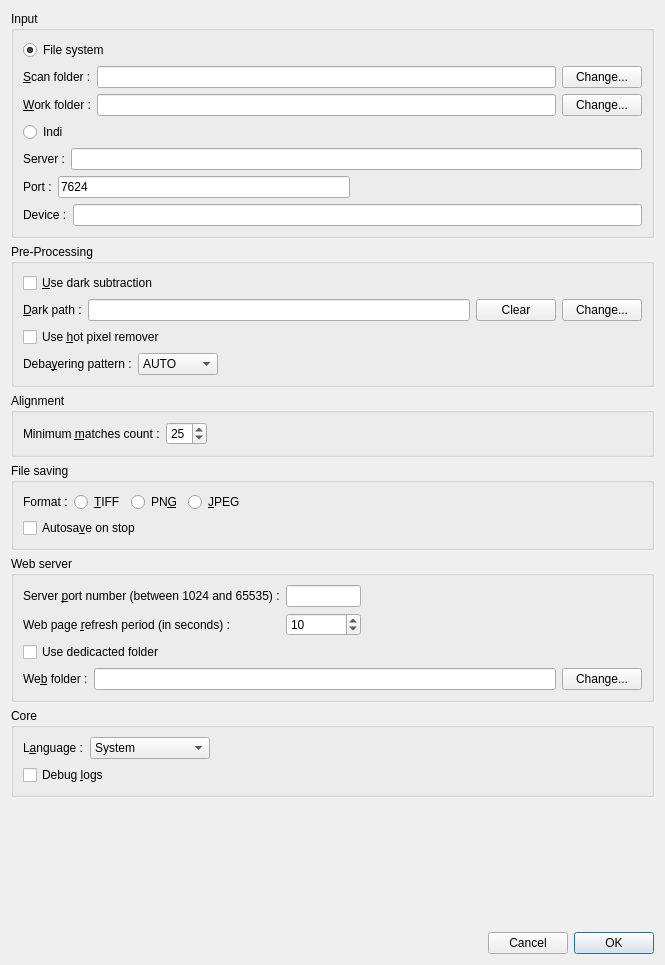
<?xml version="1.0" encoding="UTF-8"?>
<ui version="4.0">
 <class>PrefsDialog</class>
 <widget class="QDialog" name="PrefsDialog">
  <property name="geometry">
   <rect>
    <x>0</x>
    <y>0</y>
    <width>665</width>
    <height>965</height>
   </rect>
  </property>
  <property name="windowTitle">
   <string>ALS preferences</string>
  </property>
  <layout class="QVBoxLayout" name="verticalLayout_6">
   <item>
    <widget class="QGroupBox" name="groupBox">
     <property name="title">
      <string>Input</string>
     </property>
     <layout class="QVBoxLayout" name="verticalLayout">
      <item>
       <widget class="QRadioButton" name="radioInputFileSystem">
        <property name="text">
         <string>File system</string>
        </property>
        <property name="checked">
         <bool>true</bool>
        </property>
        <attribute name="buttonGroup">
         <string notr="true">input_button_group</string>
        </attribute>
       </widget>
      </item>
      <item>
       <layout class="QHBoxLayout" name="horizontalLayout_2">
        <item>
         <widget class="QLabel" name="lbl_scan_folder">
          <property name="text">
           <string>&amp;Scan folder :</string>
          </property>
          <property name="buddy">
           <cstring>btn_browse_scan</cstring>
          </property>
         </widget>
        </item>
        <item>
         <widget class="QLineEdit" name="ln_scan_folder_path">
          <property name="minimumSize">
           <size>
            <width>350</width>
            <height>0</height>
           </size>
          </property>
          <property name="readOnly">
           <bool>true</bool>
          </property>
         </widget>
        </item>
        <item>
         <widget class="QPushButton" name="btn_browse_scan">
          <property name="text">
           <string>Change...</string>
          </property>
         </widget>
        </item>
       </layout>
      </item>
      <item>
       <layout class="QHBoxLayout" name="horizontalLayout_3">
        <item>
         <widget class="QLabel" name="lbl_work_folder">
          <property name="text">
           <string>&amp;Work folder :</string>
          </property>
          <property name="buddy">
           <cstring>btn_browse_work</cstring>
          </property>
         </widget>
        </item>
        <item>
         <widget class="QLineEdit" name="ln_work_folder_path">
          <property name="minimumSize">
           <size>
            <width>350</width>
            <height>0</height>
           </size>
          </property>
          <property name="readOnly">
           <bool>true</bool>
          </property>
         </widget>
        </item>
        <item>
         <widget class="QPushButton" name="btn_browse_work">
          <property name="text">
           <string>Change...</string>
          </property>
         </widget>
        </item>
       </layout>
      </item>
      <item>
       <widget class="QRadioButton" name="radioInputIndi">
        <property name="text">
         <string>Indi</string>
        </property>
        <attribute name="buttonGroup">
         <string notr="true">input_button_group</string>
        </attribute>
       </widget>
      </item>
      <item>
       <layout class="QHBoxLayout" name="horizontalLayout_13">
        <item>
         <widget class="QLabel" name="lbl_indi_server">
          <property name="text">
           <string>Server :</string>
          </property>
         </widget>
        </item>
        <item>
         <widget class="QLineEdit" name="ln_indi_server"/>
        </item>
       </layout>
      </item>
      <item>
       <layout class="QHBoxLayout" name="horizontalLayout_14">
        <item>
         <widget class="QLabel" name="lbl_indi_port">
          <property name="text">
           <string>Port :</string>
          </property>
         </widget>
        </item>
        <item>
         <widget class="QLineEdit" name="ln_indi_port">
          <property name="text">
           <string>7624</string>
          </property>
          <property name="maxLength">
           <number>6</number>
          </property>
         </widget>
        </item>
        <item>
         <spacer name="horizontalSpacer_10">
          <property name="orientation">
           <enum>Qt::Horizontal</enum>
          </property>
          <property name="sizeHint" stdset="0">
           <size>
            <width>40</width>
            <height>20</height>
           </size>
          </property>
         </spacer>
        </item>
       </layout>
      </item>
      <item>
       <layout class="QHBoxLayout" name="horizontalLayout_15">
        <item>
         <widget class="QLabel" name="lbl_indi_device">
          <property name="text">
           <string>Device :</string>
          </property>
         </widget>
        </item>
        <item>
         <widget class="QLineEdit" name="ln_indi_device"/>
        </item>
       </layout>
      </item>
     </layout>
    </widget>
   </item>
   <item>
    <widget class="QGroupBox" name="groupBox_2">
     <property name="title">
      <string>Pre-Processing</string>
     </property>
     <layout class="QVBoxLayout" name="verticalLayout_3">
      <item>
       <widget class="QCheckBox" name="chk_use_dark">
        <property name="text">
         <string>&amp;Use dark subtraction</string>
        </property>
       </widget>
      </item>
      <item>
       <layout class="QHBoxLayout" name="horizontalLayout_7">
        <item>
         <widget class="QLabel" name="lbl_dark_folder">
          <property name="text">
           <string>&amp;Dark path :</string>
          </property>
          <property name="buddy">
           <cstring>btn_dark_scan</cstring>
          </property>
         </widget>
        </item>
        <item>
         <widget class="QLineEdit" name="ln_master_dark_path">
          <property name="minimumSize">
           <size>
            <width>350</width>
            <height>0</height>
           </size>
          </property>
          <property name="readOnly">
           <bool>true</bool>
          </property>
         </widget>
        </item>
        <item>
         <widget class="QPushButton" name="btn_dark_clear">
          <property name="text">
           <string>Clear</string>
          </property>
         </widget>
        </item>
        <item>
         <widget class="QPushButton" name="btn_dark_scan">
          <property name="text">
           <string>Change...</string>
          </property>
         </widget>
        </item>
       </layout>
      </item>
      <item>
       <widget class="QCheckBox" name="chk_use_hpr">
        <property name="text">
         <string>Use &amp;hot pixel remover</string>
        </property>
       </widget>
      </item>
      <item>
       <layout class="QHBoxLayout" name="horizontalLayout_10">
        <item>
         <widget class="QLabel" name="label_2">
          <property name="text">
           <string>Deba&amp;yering pattern :</string>
          </property>
          <property name="buddy">
           <cstring>cmb_bayer_pattern</cstring>
          </property>
         </widget>
        </item>
        <item>
         <widget class="QComboBox" name="cmb_bayer_pattern">
          <property name="minimumSize">
           <size>
            <width>80</width>
            <height>0</height>
           </size>
          </property>
          <item>
           <property name="text">
            <string notr="true">AUTO</string>
           </property>
          </item>
          <item>
           <property name="text">
            <string notr="true">GRBG</string>
           </property>
          </item>
          <item>
           <property name="text">
            <string notr="true">RGGB</string>
           </property>
          </item>
          <item>
           <property name="text">
            <string notr="true">GBRG</string>
           </property>
          </item>
          <item>
           <property name="text">
            <string notr="true">BGGR</string>
           </property>
          </item>
         </widget>
        </item>
        <item>
         <spacer name="horizontalSpacer_6">
          <property name="orientation">
           <enum>Qt::Horizontal</enum>
          </property>
          <property name="sizeHint" stdset="0">
           <size>
            <width>40</width>
            <height>20</height>
           </size>
          </property>
         </spacer>
        </item>
       </layout>
      </item>
     </layout>
    </widget>
   </item>
   <item>
    <widget class="QGroupBox" name="groupBox_3">
     <property name="title">
      <string>Alignment</string>
     </property>
     <layout class="QHBoxLayout" name="horizontalLayout_4">
      <item>
       <layout class="QGridLayout" name="gridLayout">
        <item row="0" column="0">
         <widget class="QLabel" name="lbl_minimum_match_count">
          <property name="text">
           <string>Minimum &amp;matches count :</string>
          </property>
          <property name="textFormat">
           <enum>Qt::AutoText</enum>
          </property>
          <property name="buddy">
           <cstring>spn_minimum_match_count</cstring>
          </property>
         </widget>
        </item>
        <item row="0" column="1">
         <widget class="QSpinBox" name="spn_minimum_match_count">
          <property name="minimum">
           <number>5</number>
          </property>
          <property name="value">
           <number>25</number>
          </property>
         </widget>
        </item>
        <item row="0" column="2">
         <spacer name="horizontalSpacer_3">
          <property name="orientation">
           <enum>Qt::Horizontal</enum>
          </property>
          <property name="sizeHint" stdset="0">
           <size>
            <width>160</width>
            <height>20</height>
           </size>
          </property>
         </spacer>
        </item>
       </layout>
      </item>
     </layout>
    </widget>
   </item>
   <item>
    <widget class="QGroupBox" name="groupBox_4">
     <property name="minimumSize">
      <size>
       <width>0</width>
       <height>0</height>
      </size>
     </property>
     <property name="title">
      <string>File saving</string>
     </property>
     <layout class="QVBoxLayout" name="verticalLayout_2">
      <item>
       <layout class="QHBoxLayout" name="horizontalLayout_5">
        <item>
         <widget class="QLabel" name="label_3">
          <property name="text">
           <string>Format :</string>
          </property>
         </widget>
        </item>
        <item>
         <widget class="QRadioButton" name="radioSaveTiff">
          <property name="text">
           <string>&amp;TIFF</string>
          </property>
          <attribute name="buttonGroup">
           <string notr="true">format_button_group</string>
          </attribute>
         </widget>
        </item>
        <item>
         <widget class="QRadioButton" name="radioSavePng">
          <property name="text">
           <string>PN&amp;G</string>
          </property>
          <attribute name="buttonGroup">
           <string notr="true">format_button_group</string>
          </attribute>
         </widget>
        </item>
        <item>
         <widget class="QRadioButton" name="radioSaveJpeg">
          <property name="text">
           <string>&amp;JPEG</string>
          </property>
          <attribute name="buttonGroup">
           <string notr="true">format_button_group</string>
          </attribute>
         </widget>
        </item>
        <item>
         <spacer name="horizontalSpacer_9">
          <property name="orientation">
           <enum>Qt::Horizontal</enum>
          </property>
          <property name="sizeHint" stdset="0">
           <size>
            <width>40</width>
            <height>20</height>
           </size>
          </property>
         </spacer>
        </item>
       </layout>
      </item>
      <item>
       <layout class="QHBoxLayout" name="horizontalLayout_8">
        <item>
         <widget class="QCheckBox" name="chk_save_on_stop">
          <property name="toolTip">
           <string>Save processed image to disk when stopping a running session. Can be overriden at runtime</string>
          </property>
          <property name="layoutDirection">
           <enum>Qt::LeftToRight</enum>
          </property>
          <property name="text">
           <string>Autosa&amp;ve on stop</string>
          </property>
         </widget>
        </item>
        <item>
         <spacer name="horizontalSpacer_8">
          <property name="orientation">
           <enum>Qt::Horizontal</enum>
          </property>
          <property name="sizeHint" stdset="0">
           <size>
            <width>40</width>
            <height>20</height>
           </size>
          </property>
         </spacer>
        </item>
       </layout>
      </item>
     </layout>
    </widget>
   </item>
   <item>
    <widget class="QGroupBox" name="groupBox_5">
     <property name="title">
      <string>Web server</string>
     </property>
     <layout class="QVBoxLayout" name="verticalLayout_4">
      <item>
       <layout class="QHBoxLayout" name="horizontalLayout_11">
        <item>
         <layout class="QGridLayout" name="gridLayout">
          <item row="0" column="0">
           <widget class="QLabel" name="lbl_server_port">
            <property name="text">
             <string>Server &amp;port number (between 1024 and 65535) :</string>
            </property>
            <property name="textFormat">
             <enum>Qt::AutoText</enum>
            </property>
            <property name="buddy">
             <cstring>ln_web_server_port</cstring>
            </property>
           </widget>
          </item>
          <item row="0" column="1">
           <widget class="QLineEdit" name="ln_web_server_port">
            <property name="maximumSize">
             <size>
              <width>75</width>
              <height>16777215</height>
             </size>
            </property>
            <property name="inputMask">
             <string/>
            </property>
           </widget>
          </item>
          <item row="1" column="0">
           <widget class="QLabel" name="label">
            <property name="text">
             <string>Web page &amp;refresh period (in seconds) :</string>
            </property>
            <property name="buddy">
             <cstring>spn_webpage_refresh_period</cstring>
            </property>
           </widget>
          </item>
          <item row="1" column="1">
           <widget class="QSpinBox" name="spn_webpage_refresh_period">
            <property name="minimum">
             <number>1</number>
            </property>
            <property name="value">
             <number>10</number>
            </property>
           </widget>
          </item>
         </layout>
        </item>
        <item>
         <spacer name="horizontalSpacer_4">
          <property name="orientation">
           <enum>Qt::Horizontal</enum>
          </property>
          <property name="sizeHint" stdset="0">
           <size>
            <width>160</width>
            <height>20</height>
           </size>
          </property>
         </spacer>
        </item>
       </layout>
      </item>
      <item>
       <layout class="QHBoxLayout" name="horizontalLayout_6">
        <item>
         <widget class="QCheckBox" name="chk_www_own_folder">
          <property name="text">
           <string>Use dedicacted folder</string>
          </property>
         </widget>
        </item>
        <item>
         <spacer name="horizontalSpacer_7">
          <property name="orientation">
           <enum>Qt::Horizontal</enum>
          </property>
          <property name="sizeHint" stdset="0">
           <size>
            <width>40</width>
            <height>20</height>
           </size>
          </property>
         </spacer>
        </item>
       </layout>
      </item>
      <item>
       <layout class="QHBoxLayout" name="lyt_www_folder">
        <item>
         <widget class="QLabel" name="lbl_web_folder">
          <property name="text">
           <string>We&amp;b folder :</string>
          </property>
          <property name="buddy">
           <cstring>btn_browse_work</cstring>
          </property>
         </widget>
        </item>
        <item>
         <widget class="QLineEdit" name="ln_web_folder_path">
          <property name="minimumSize">
           <size>
            <width>350</width>
            <height>0</height>
           </size>
          </property>
          <property name="readOnly">
           <bool>true</bool>
          </property>
         </widget>
        </item>
        <item>
         <widget class="QPushButton" name="btn_browse_web">
          <property name="text">
           <string>Change...</string>
          </property>
         </widget>
        </item>
       </layout>
      </item>
     </layout>
    </widget>
   </item>
   <item>
    <widget class="QGroupBox" name="groupBox_6">
     <property name="title">
      <string>Core</string>
     </property>
     <layout class="QVBoxLayout" name="verticalLayout_5">
      <item>
       <layout class="QHBoxLayout" name="horizontalLayout_9">
        <item>
         <widget class="QLabel" name="lbl_lang">
          <property name="text">
           <string>L&amp;anguage :</string>
          </property>
          <property name="buddy">
           <cstring>cmb_lang</cstring>
          </property>
         </widget>
        </item>
        <item>
         <widget class="QComboBox" name="cmb_lang">
          <property name="minimumSize">
           <size>
            <width>120</width>
            <height>0</height>
           </size>
          </property>
          <item>
           <property name="text">
            <string>System</string>
           </property>
          </item>
          <item>
           <property name="text">
            <string notr="true">English</string>
           </property>
          </item>
          <item>
           <property name="text">
            <string notr="true">Français</string>
           </property>
          </item>
         </widget>
        </item>
        <item>
         <spacer name="horizontalSpacer_2">
          <property name="orientation">
           <enum>Qt::Horizontal</enum>
          </property>
          <property name="sizeHint" stdset="0">
           <size>
            <width>40</width>
            <height>20</height>
           </size>
          </property>
         </spacer>
        </item>
       </layout>
      </item>
      <item>
       <layout class="QHBoxLayout" name="horizontalLayout_12">
        <item>
         <widget class="QCheckBox" name="chk_debug_logs">
          <property name="layoutDirection">
           <enum>Qt::LeftToRight</enum>
          </property>
          <property name="text">
           <string>Debug &amp;logs</string>
          </property>
         </widget>
        </item>
        <item>
         <spacer name="horizontalSpacer_5">
          <property name="orientation">
           <enum>Qt::Horizontal</enum>
          </property>
          <property name="sizeHint" stdset="0">
           <size>
            <width>40</width>
            <height>20</height>
           </size>
          </property>
         </spacer>
        </item>
       </layout>
      </item>
     </layout>
    </widget>
   </item>
   <item>
    <spacer name="verticalSpacer">
     <property name="orientation">
      <enum>Qt::Vertical</enum>
     </property>
     <property name="sizeHint" stdset="0">
      <size>
       <width>20</width>
       <height>40</height>
      </size>
     </property>
    </spacer>
   </item>
   <item>
    <layout class="QHBoxLayout" name="horizontalLayout">
     <property name="sizeConstraint">
      <enum>QLayout::SetDefaultConstraint</enum>
     </property>
     <item>
      <spacer name="horizontalSpacer">
       <property name="orientation">
        <enum>Qt::Horizontal</enum>
       </property>
       <property name="sizeHint" stdset="0">
        <size>
         <width>40</width>
         <height>20</height>
        </size>
       </property>
      </spacer>
     </item>
     <item>
      <widget class="QPushButton" name="btn_Cancel">
       <property name="text">
        <string>Cancel</string>
       </property>
      </widget>
     </item>
     <item>
      <widget class="QPushButton" name="btn_OK">
       <property name="text">
        <string>OK</string>
       </property>
       <property name="default">
        <bool>true</bool>
       </property>
      </widget>
     </item>
    </layout>
   </item>
  </layout>
 </widget>
 <resources/>
 <connections>
  <connection>
   <sender>btn_Cancel</sender>
   <signal>clicked()</signal>
   <receiver>PrefsDialog</receiver>
   <slot>reject()</slot>
   <hints>
    <hint type="sourcelabel">
     <x>556</x>
     <y>269</y>
    </hint>
    <hint type="destinationlabel">
     <x>288</x>
     <y>274</y>
    </hint>
   </hints>
  </connection>
  <connection>
   <sender>btn_OK</sender>
   <signal>clicked()</signal>
   <receiver>PrefsDialog</receiver>
   <slot>accept()</slot>
   <hints>
    <hint type="sourcelabel">
     <x>668</x>
     <y>270</y>
    </hint>
    <hint type="destinationlabel">
     <x>701</x>
     <y>177</y>
    </hint>
   </hints>
  </connection>
 </connections>
 <buttongroups>
  <buttongroup name="input_button_group"/>
  <buttongroup name="format_button_group"/>
 </buttongroups>
</ui>
